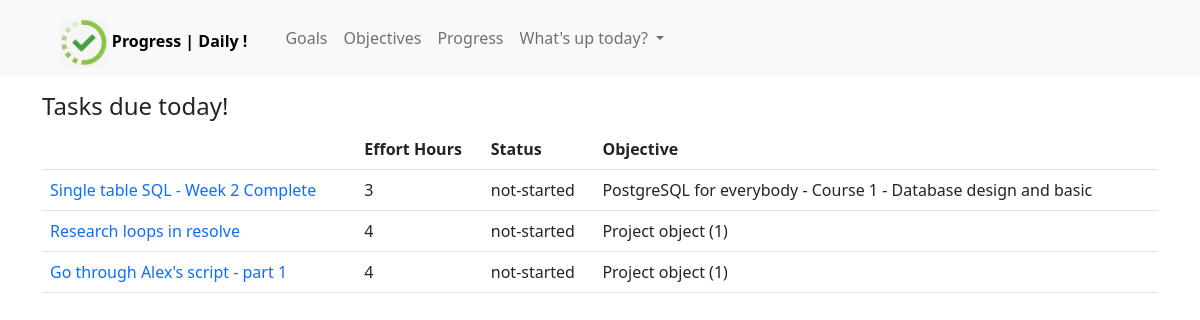
The page /tasks/due_today/ on the database its author committed.
### track/models.py (models this page shows, shortened)
class Task(models.Model):
    title = models.CharField(max_length=100)
    due_date = models.DateTimeField(null=True, blank=True)
    effort_hours = models.PositiveIntegerField(default=2)
    status = models.CharField(max_length=50, default='not-started')
    date_completed = models.DateTimeField(null=True, blank=True)
    start_time = models.TimeField(default=timezone.now, null=True, blank=True)
    end_time = models.TimeField(default=timezone.now, null=True, blank=True)
    time_spent = models.PositiveIntegerField(null=True, blank=True)
    content_id = models.PositiveIntegerField()
    content_type = models.ForeignKey(ContentType, on_delete=models.CASCADE)
    content_object = GenericForeignKey("content_type", "content_id")

class Objective(models.Model):
    description = models.TextField(max_length=250)
    category = models.CharField(max_length=100)
    due_date = models.DateTimeField(null=True, blank=True)
    completion_date = models.DateTimeField(null=True, blank=True)
    status = models.CharField(max_length=100)
    tasks = GenericRelation(Task)
    goal = models.ForeignKey(Goal, on_delete=models.CASCADE, null=True, blank=True)
    def __str__(self):
        return self.description

class Project(models.Model):
    type = models.CharField(max_length=100) # personal or office
    description = models.TextField(max_length=250)
    due_date = models.DateTimeField()
    status = models.CharField(max_length=100)
    effort_hours = models.PositiveIntegerField(default=10)
    completion_date = models.DateTimeField(auto_now=True)
    time_spent = models.PositiveIntegerField(default=0)
    tasks = GenericRelation(Task)

### track/views.py (the view)
# urls.py: path('tasks/due_today/', views.tasks_due_today, name='tasks_due_today'),
def tasks_due_today(request):
    tasks = models.Task.objects.filter(due_date__date = timezone.now().date())
    return render(request, 'track/tasks_due_today.html', {'tasks': tasks})

### templates/track/tasks_due_today.html
{% extends 'base.html' %}
{% block content %}
  <div class="container mt-3">
    <h4>Tasks due today!</h4>
    <table class="table">
      <th></th>
      <th>Effort Hours</th>
      <th>Status</th>
      <th>Objective</th>
      {% for task in tasks %}
        <tr>
          <td><a class="no-decoration" href="{% url 'task_detail' task.id %}">{{ task.title }}</a></td>
          <td>{{ task.effort_hours }}</td>
          <td>{{ task.status }}</td>
          <td>{{ task.content_object }}</td>
        </tr>
      {% endfor %}
    </table>
  </div>
{% endblock %}

### rows shown on the page
Task: title "Single table SQL - Week 2 Complete", effort_hours "3", status "not-started", content_object "PostgreSQL for everybody - Course 1 - Database design and basic"
Task: title "Research loops in resolve", effort_hours "4", status "not-started", content_object "Project object (1)"
Task: title "Go through Alex's script - part 1", effort_hours "4", status "not-started", content_object "Project object (1)"
